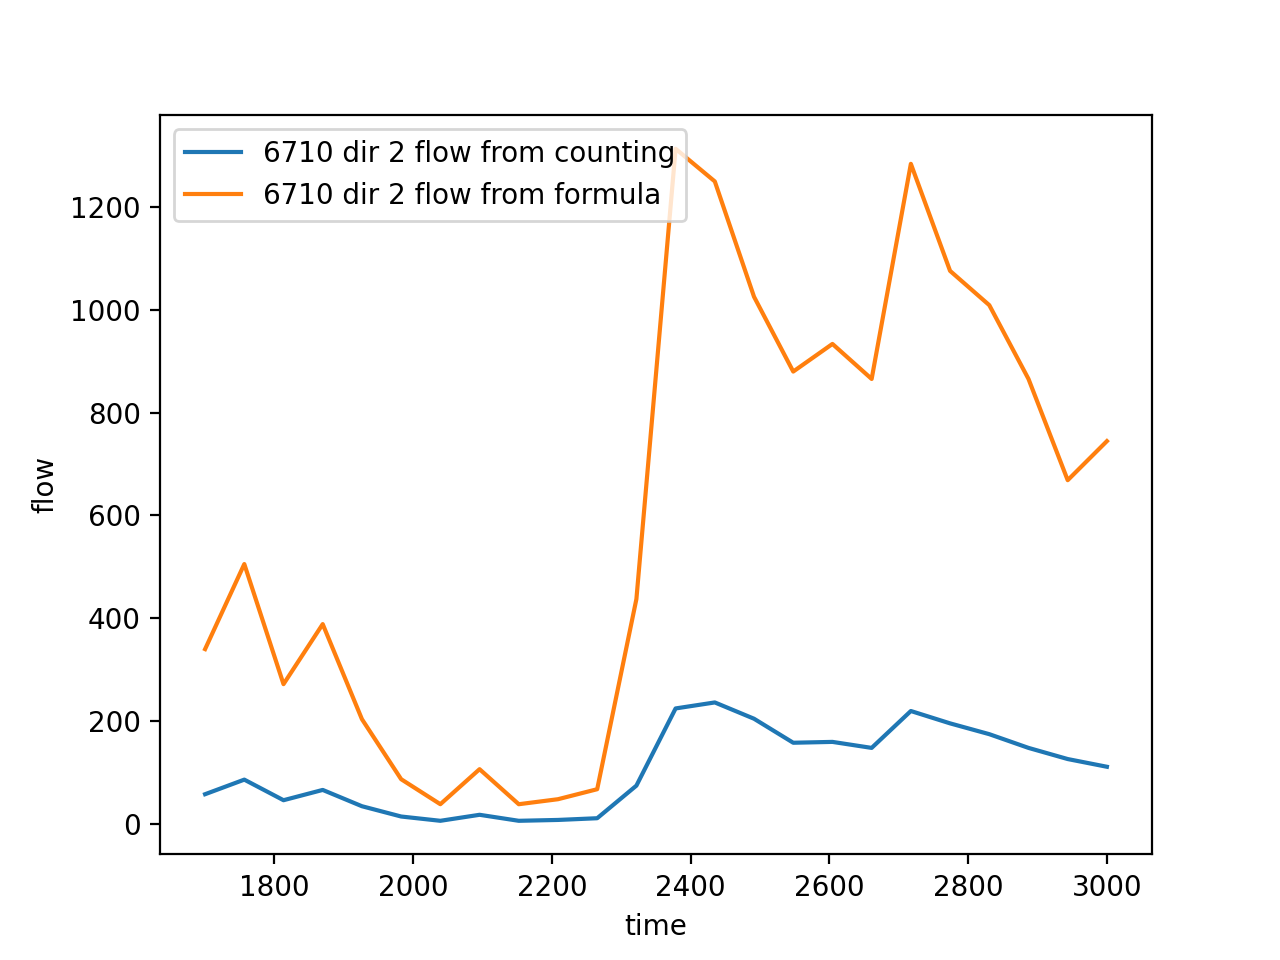

Generate this figure with Python:
from flow import *
import matplotlib.pyplot as plt

def flow():
    p108 = [x*y for x,y in zip(flow6708()[0],flow6708()[2])]
    p110 = [x*y for x,y in zip(flow6710()[0],flow6710()[2])]
    p208 = [x*y for x,y in zip(flow6708()[1],flow6708()[2])]
    p210 = [x*y for x,y in zip(flow6710()[1],flow6710()[2])]
    return [p108, p110, p208, p210]

if __name__ == "__main__":
    flow()

x = flow6708()[4]
z = flow()[0]
a = flow6708()[5]
b = flow()[2]
c = flow6710()[4]
d = flow()[1]
e = flow6710()[5]
f = flow()[3]


plt.plot(np.linspace(1700, 3000, 24), e, label="6710 dir 2 flow from counting")
plt.plot(np.linspace(1700, 3000, 24), f, label="6710 dir 2 flow from formula")

plt.legend(loc="upper left")


plt.xlabel('time')
plt.ylabel('flow')
plt.show()
